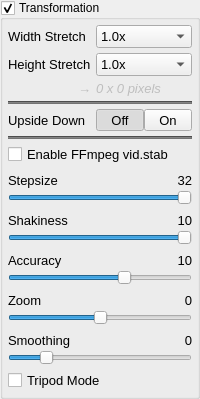
            <widget class="QGroupBox" name="groupBoxTransformation">
             <property name="title">
              <string>Transformation</string>
             </property>
             <property name="checkable">
              <bool>true</bool>
             </property>
             <layout class="QGridLayout" name="gridLayout_20">
              <property name="leftMargin">
               <number>5</number>
              </property>
              <property name="topMargin">
               <number>5</number>
              </property>
              <property name="rightMargin">
               <number>5</number>
              </property>
              <property name="bottomMargin">
               <number>5</number>
              </property>
              <item row="0" column="0">
               <widget class="QFrame" name="frameAspectRatio">
                <layout class="QVBoxLayout" name="verticalLayout_7">
                 <property name="spacing">
                  <number>5</number>
                 </property>
                 <property name="leftMargin">
                  <number>0</number>
                 </property>
                 <property name="topMargin">
                  <number>0</number>
                 </property>
                 <property name="rightMargin">
                  <number>0</number>
                 </property>
                 <property name="bottomMargin">
                  <number>0</number>
                 </property>
                 <item>
                  <layout class="QGridLayout" name="gridLayout_21">
                   <item row="10" column="0" colspan="2">
                    <layout class="QGridLayout" name="gridLayout_54">
                     <property name="spacing">
                      <number>0</number>
                     </property>
                     <item row="1" column="0" colspan="3">
                      <widget class="NoScrollSlider" name="horizontalSliderVidstabShakiness">
                       <property name="sizePolicy">
                        <sizepolicy hsizetype="Expanding" vsizetype="Fixed">
                         <horstretch>0</horstretch>
                         <verstretch>0</verstretch>
                        </sizepolicy>
                       </property>
                       <property name="minimumSize">
                        <size>
                         <width>0</width>
                         <height>0</height>
                        </size>
                       </property>
                       <property name="maximumSize">
                        <size>
                         <width>16777215</width>
                         <height>16777215</height>
                        </size>
                       </property>
                       <property name="minimum">
                        <number>1</number>
                       </property>
                       <property name="maximum">
                        <number>10</number>
                       </property>
                       <property name="value">
                        <number>10</number>
                       </property>
                       <property name="orientation">
                        <enum>Qt::Orientation::Horizontal</enum>
                       </property>
                      </widget>
                     </item>
                     <item row="0" column="1">
                      <spacer name="horizontalSpacer_50">
                       <property name="orientation">
                        <enum>Qt::Orientation::Horizontal</enum>
                       </property>
                       <property name="sizeType">
                        <enum>QSizePolicy::Policy::Maximum</enum>
                       </property>
                       <property name="sizeHint" stdset="0">
                        <size>
                         <width>40</width>
                         <height>20</height>
                        </size>
                       </property>
                      </spacer>
                     </item>
                     <item row="0" column="0">
                      <widget class="QLabel" name="label_VidstabShakinessText">
                       <property name="font">
                        <font>
                         <pointsize>10</pointsize>
                        </font>
                       </property>
                       <property name="text">
                        <string>Shakiness</string>
                       </property>
                      </widget>
                     </item>
                     <item row="0" column="2">
                      <widget class="DoubleClickLabel" name="label_VidstabShakinessVal">
                       <property name="font">
                        <font>
                         <pointsize>10</pointsize>
                        </font>
                       </property>
                       <property name="contextMenuPolicy">
                        <enum>Qt::ContextMenuPolicy::CustomContextMenu</enum>
                       </property>
                       <property name="layoutDirection">
                        <enum>Qt::LayoutDirection::RightToLeft</enum>
                       </property>
                       <property name="text">
                        <string>10</string>
                       </property>
                       <property name="alignment">
                        <set>Qt::AlignmentFlag::AlignRight|Qt::AlignmentFlag::AlignTrailing|Qt::AlignmentFlag::AlignVCenter</set>
                       </property>
                      </widget>
                     </item>
                    </layout>
                   </item>
                   <item row="1" column="0">
                    <widget class="QLabel" name="label_7">
                     <property name="sizePolicy">
                      <sizepolicy hsizetype="Fixed" vsizetype="Preferred">
                       <horstretch>0</horstretch>
                       <verstretch>0</verstretch>
                      </sizepolicy>
                     </property>
                     <property name="font">
                      <font>
                       <pointsize>10</pointsize>
                      </font>
                     </property>
                     <property name="text">
                      <string>Height Stretch</string>
                     </property>
                    </widget>
                   </item>
                   <item row="2" column="0">
                    <widget class="QLabel" name="label_33">
                     <property name="enabled">
                      <bool>false</bool>
                     </property>
                     <property name="font">
                      <font>
                       <pointsize>10</pointsize>
                      </font>
                     </property>
                     <property name="text">
                      <string>→</string>
                     </property>
                     <property name="alignment">
                      <set>Qt::AlignmentFlag::AlignRight|Qt::AlignmentFlag::AlignTrailing|Qt::AlignmentFlag::AlignVCenter</set>
                     </property>
                    </widget>
                   </item>
                   <item row="9" column="0" colspan="2">
                    <layout class="QGridLayout" name="gridLayout_53">
                     <property name="spacing">
                      <number>0</number>
                     </property>
                     <item row="0" column="2">
                      <widget class="DoubleClickLabel" name="label_VidstabStepsizeVal">
                       <property name="font">
                        <font>
                         <pointsize>10</pointsize>
                        </font>
                       </property>
                       <property name="contextMenuPolicy">
                        <enum>Qt::ContextMenuPolicy::CustomContextMenu</enum>
                       </property>
                       <property name="layoutDirection">
                        <enum>Qt::LayoutDirection::RightToLeft</enum>
                       </property>
                       <property name="text">
                        <string>32</string>
                       </property>
                       <property name="alignment">
                        <set>Qt::AlignmentFlag::AlignRight|Qt::AlignmentFlag::AlignTrailing|Qt::AlignmentFlag::AlignVCenter</set>
                       </property>
                      </widget>
                     </item>
                     <item row="1" column="0" colspan="3">
                      <widget class="NoScrollSlider" name="horizontalSliderVidstabStepsize">
                       <property name="sizePolicy">
                        <sizepolicy hsizetype="Expanding" vsizetype="Fixed">
                         <horstretch>0</horstretch>
                         <verstretch>0</verstretch>
                        </sizepolicy>
                       </property>
                       <property name="minimumSize">
                        <size>
                         <width>0</width>
                         <height>0</height>
                        </size>
                       </property>
                       <property name="maximumSize">
                        <size>
                         <width>16777215</width>
                         <height>16777215</height>
                        </size>
                       </property>
                       <property name="minimum">
                        <number>1</number>
                       </property>
                       <property name="maximum">
                        <number>32</number>
                       </property>
                       <property name="value">
                        <number>32</number>
                       </property>
                       <property name="orientation">
                        <enum>Qt::Orientation::Horizontal</enum>
                       </property>
                      </widget>
                     </item>
                     <item row="0" column="1">
                      <spacer name="horizontalSpacer_49">
                       <property name="orientation">
                        <enum>Qt::Orientation::Horizontal</enum>
                       </property>
                       <property name="sizeType">
                        <enum>QSizePolicy::Policy::Maximum</enum>
                       </property>
                       <property name="sizeHint" stdset="0">
                        <size>
                         <width>40</width>
                         <height>20</height>
                        </size>
                       </property>
                      </spacer>
                     </item>
                     <item row="0" column="0">
                      <widget class="QLabel" name="label_VidstabStepsizeText">
                       <property name="font">
                        <font>
                         <pointsize>10</pointsize>
                        </font>
                       </property>
                       <property name="text">
                        <string>Stepsize</string>
                       </property>
                      </widget>
                     </item>
                    </layout>
                   </item>
                   <item row="0" column="1">
                    <widget class="NoScrollComboBox" name="comboBoxHStretch">
                     <property name="sizePolicy">
                      <sizepolicy hsizetype="Ignored" vsizetype="Fixed">
                       <horstretch>0</horstretch>
                       <verstretch>0</verstretch>
                      </sizepolicy>
                     </property>
                     <property name="font">
                      <font>
                       <pointsize>10</pointsize>
                      </font>
                     </property>
                     <item>
                      <property name="text">
                       <string>1.0x</string>
                      </property>
                     </item>
                     <item>
                      <property name="text">
                       <string>1.33x</string>
                      </property>
                     </item>
                     <item>
                      <property name="text">
                       <string>1.5x</string>
                      </property>
                     </item>
                     <item>
                      <property name="text">
                       <string>1.67x</string>
                      </property>
                     </item>
                     <item>
                      <property name="text">
                       <string>1.75x</string>
                      </property>
                     </item>
                     <item>
                      <property name="text">
                       <string>1.8x</string>
                      </property>
                     </item>
                     <item>
                      <property name="text">
                       <string>2.0x</string>
                      </property>
                     </item>
                    </widget>
                   </item>
                   <item row="13" column="0" colspan="2">
                    <layout class="QGridLayout" name="gridLayout_57">
                     <property name="spacing">
                      <number>0</number>
                     </property>
                     <item row="0" column="0">
                      <widget class="QLabel" name="label_VidstabSmoothingText">
                       <property name="font">
                        <font>
                         <pointsize>10</pointsize>
                        </font>
                       </property>
                       <property name="text">
                        <string>Smoothing</string>
                       </property>
                      </widget>
                     </item>
                     <item row="1" column="0" colspan="3">
                      <widget class="NoScrollSlider" name="horizontalSliderVidstabSmoothing">
                       <property name="sizePolicy">
                        <sizepolicy hsizetype="Expanding" vsizetype="Fixed">
                         <horstretch>0</horstretch>
                         <verstretch>0</verstretch>
                        </sizepolicy>
                       </property>
                       <property name="minimumSize">
                        <size>
                         <width>0</width>
                         <height>0</height>
                        </size>
                       </property>
                       <property name="maximumSize">
                        <size>
                         <width>16777215</width>
                         <height>16777215</height>
                        </size>
                       </property>
                       <property name="minimum">
                        <number>1</number>
                       </property>
                       <property name="maximum">
                        <number>50</number>
                       </property>
                       <property name="value">
                        <number>10</number>
                       </property>
                       <property name="orientation">
                        <enum>Qt::Orientation::Horizontal</enum>
                       </property>
                      </widget>
                     </item>
                     <item row="0" column="1">
                      <spacer name="horizontalSpacer_53">
                       <property name="orientation">
                        <enum>Qt::Orientation::Horizontal</enum>
                       </property>
                       <property name="sizeType">
                        <enum>QSizePolicy::Policy::Maximum</enum>
                       </property>
                       <property name="sizeHint" stdset="0">
                        <size>
                         <width>40</width>
                         <height>20</height>
                        </size>
                       </property>
                      </spacer>
                     </item>
                     <item row="0" column="2">
                      <widget class="DoubleClickLabel" name="label_VidstabSmoothingVal">
                       <property name="font">
                        <font>
                         <pointsize>10</pointsize>
                        </font>
                       </property>
                       <property name="contextMenuPolicy">
                        <enum>Qt::ContextMenuPolicy::CustomContextMenu</enum>
                       </property>
                       <property name="layoutDirection">
                        <enum>Qt::LayoutDirection::RightToLeft</enum>
                       </property>
                       <property name="text">
                        <string>0</string>
                       </property>
                       <property name="alignment">
                        <set>Qt::AlignmentFlag::AlignRight|Qt::AlignmentFlag::AlignTrailing|Qt::AlignmentFlag::AlignVCenter</set>
                       </property>
                      </widget>
                     </item>
                    </layout>
                   </item>
                   <item row="0" column="0">
                    <widget class="QLabel" name="label_8">
                     <property name="font">
                      <font>
                       <pointsize>10</pointsize>
                      </font>
                     </property>
                     <property name="text">
                      <string>Width Stretch</string>
                     </property>
                    </widget>
                   </item>
                   <item row="11" column="0" colspan="2">
                    <layout class="QGridLayout" name="gridLayout_55">
                     <property name="spacing">
                      <number>0</number>
                     </property>
                     <item row="0" column="2">
                      <widget class="DoubleClickLabel" name="label_VidstabAccuracyVal">
                       <property name="font">
                        <font>
                         <pointsize>10</pointsize>
                        </font>
                       </property>
                       <property name="contextMenuPolicy">
                        <enum>Qt::ContextMenuPolicy::CustomContextMenu</enum>
                       </property>
                       <property name="layoutDirection">
                        <enum>Qt::LayoutDirection::RightToLeft</enum>
                       </property>
                       <property name="text">
                        <string>10</string>
                       </property>
                       <property name="alignment">
                        <set>Qt::AlignmentFlag::AlignRight|Qt::AlignmentFlag::AlignTrailing|Qt::AlignmentFlag::AlignVCenter</set>
                       </property>
                      </widget>
                     </item>
                     <item row="1" column="0" colspan="3">
                      <widget class="NoScrollSlider" name="horizontalSliderVidstabAccuracy">
                       <property name="sizePolicy">
                        <sizepolicy hsizetype="Expanding" vsizetype="Fixed">
                         <horstretch>0</horstretch>
                         <verstretch>0</verstretch>
                        </sizepolicy>
                       </property>
                       <property name="minimumSize">
                        <size>
                         <width>0</width>
                         <height>0</height>
                        </size>
                       </property>
                       <property name="maximumSize">
                        <size>
                         <width>16777215</width>
                         <height>16777215</height>
                        </size>
                       </property>
                       <property name="minimum">
                        <number>1</number>
                       </property>
                       <property name="maximum">
                        <number>15</number>
                       </property>
                       <property name="value">
                        <number>10</number>
                       </property>
                       <property name="orientation">
                        <enum>Qt::Orientation::Horizontal</enum>
                       </property>
                      </widget>
                     </item>
                     <item row="0" column="1">
                      <spacer name="horizontalSpacer_51">
                       <property name="orientation">
                        <enum>Qt::Orientation::Horizontal</enum>
                       </property>
                       <property name="sizeType">
                        <enum>QSizePolicy::Policy::Maximum</enum>
                       </property>
                       <property name="sizeHint" stdset="0">
                        <size>
                         <width>40</width>
                         <height>20</height>
                        </size>
                       </property>
                      </spacer>
                     </item>
                     <item row="0" column="0">
                      <widget class="QLabel" name="label_VidstabAccuracyText">
                       <property name="font">
                        <font>
                         <pointsize>10</pointsize>
                        </font>
                       </property>
                       <property name="text">
                        <string>Accuracy</string>
                       </property>
                      </widget>
                     </item>
                    </layout>
                   </item>
                   <item row="4" column="0" colspan="2">
                    <widget class="Line" name="line_12">
                     <property name="styleSheet">
                      <string notr="true">background-color: rgb(115, 115, 115);</string>
                     </property>
                     <property name="orientation">
                      <enum>Qt::Orientation::Horizontal</enum>
                     </property>
                    </widget>
                   </item>
                   <item row="5" column="1">
                    <widget class="QFrame" name="toolButtonUpsideDown">
                     <layout class="QHBoxLayout" name="horizontalLayout_29">
                      <property name="spacing">
                       <number>0</number>
                      </property>
                      <property name="leftMargin">
                       <number>0</number>
                      </property>
                      <property name="topMargin">
                       <number>0</number>
                      </property>
                      <property name="rightMargin">
                       <number>0</number>
                      </property>
                      <property name="bottomMargin">
                       <number>0</number>
                      </property>
                      <item>
                       <widget class="ColorToolButton" name="toolButtonUpsideDownOff">
                        <property name="sizePolicy">
                         <sizepolicy hsizetype="Preferred" vsizetype="Fixed">
                          <horstretch>0</horstretch>
                          <verstretch>0</verstretch>
                         </sizepolicy>
                        </property>
                        <property name="font">
                         <font>
                          <pointsize>10</pointsize>
                         </font>
                        </property>
                        <property name="text">
                         <string>Off</string>
                        </property>
                        <property name="checkable">
                         <bool>true</bool>
                        </property>
                        <property name="checked">
                         <bool>true</bool>
                        </property>
                        <property name="autoExclusive">
                         <bool>true</bool>
                        </property>
                       </widget>
                      </item>
                      <item>
                       <widget class="ColorToolButton" name="toolButtonUpsideDownOn">
                        <property name="sizePolicy">
                         <sizepolicy hsizetype="Preferred" vsizetype="Fixed">
                          <horstretch>0</horstretch>
                          <verstretch>0</verstretch>
                         </sizepolicy>
                        </property>
                        <property name="font">
                         <font>
                          <pointsize>10</pointsize>
                         </font>
                        </property>
                        <property name="text">
                         <string>On</string>
                        </property>
                        <property name="checkable">
                         <bool>true</bool>
                        </property>
                        <property name="autoExclusive">
                         <bool>true</bool>
                        </property>
                       </widget>
                      </item>
                     </layout>
                    </widget>
                   </item>
                   <item row="7" column="0" rowspan="2" colspan="2">
                    <widget class="QCheckBox" name="checkBoxVidstabEnable">
                     <property name="font">
                      <font>
                       <pointsize>10</pointsize>
                      </font>
                     </property>
                     <property name="toolTip">
                      <string>Visible only after ffmpeg H.264 export!</string>
                     </property>
                     <property name="text">
                      <string>Enable FFmpeg vid.stab</string>
                     </property>
                    </widget>
                   </item>
                   <item row="1" column="1">
                    <widget class="NoScrollComboBox" name="comboBoxVStretch">
                     <property name="sizePolicy">
                      <sizepolicy hsizetype="Ignored" vsizetype="Fixed">
                       <horstretch>0</horstretch>
                       <verstretch>0</verstretch>
                      </sizepolicy>
                     </property>
                     <property name="font">
                      <font>
                       <pointsize>10</pointsize>
                      </font>
                     </property>
                     <property name="layoutDirection">
                      <enum>Qt::LayoutDirection::LeftToRight</enum>
                     </property>
                     <property name="sizeAdjustPolicy">
                      <enum>QComboBox::SizeAdjustPolicy::AdjustToContentsOnFirstShow</enum>
                     </property>
                     <item>
                      <property name="text">
                       <string>1.0x</string>
                      </property>
                     </item>
                     <item>
                      <property name="text">
                       <string>1.67x</string>
                      </property>
                     </item>
                     <item>
                      <property name="text">
                       <string>3.0x</string>
                      </property>
                     </item>
                     <item>
                      <property name="text">
                       <string>0.33x</string>
                      </property>
                     </item>
                    </widget>
                   </item>
                   <item row="5" column="0">
                    <widget class="QLabel" name="UpsideDownLabel">
                     <property name="font">
                      <font>
                       <pointsize>10</pointsize>
                      </font>
                     </property>
                     <property name="text">
                      <string>Upside Down</string>
                     </property>
                    </widget>
                   </item>
                   <item row="2" column="1">
                    <widget class="QLabel" name="label_resResolution">
                     <property name="enabled">
                      <bool>false</bool>
                     </property>
                     <property name="font">
                      <font>
                       <pointsize>10</pointsize>
                       <italic>true</italic>
                      </font>
                     </property>
                     <property name="text">
                      <string>0 x 0 pixels</string>
                     </property>
                    </widget>
                   </item>
                   <item row="12" column="0" colspan="2">
                    <layout class="QGridLayout" name="gridLayout_56">
                     <property name="spacing">
                      <number>0</number>
                     </property>
                     <item row="0" column="2">
                      <widget class="DoubleClickLabel" name="label_VidstabZoomVal">
                       <property name="font">
                        <font>
                         <pointsize>10</pointsize>
                        </font>
                       </property>
                       <property name="contextMenuPolicy">
                        <enum>Qt::ContextMenuPolicy::CustomContextMenu</enum>
                       </property>
                       <property name="layoutDirection">
                        <enum>Qt::LayoutDirection::RightToLeft</enum>
                       </property>
                       <property name="text">
                        <string>0</string>
                       </property>
                       <property name="alignment">
                        <set>Qt::AlignmentFlag::AlignRight|Qt::AlignmentFlag::AlignTrailing|Qt::AlignmentFlag::AlignVCenter</set>
                       </property>
                      </widget>
                     </item>
                     <item row="1" column="0" colspan="3">
                      <widget class="NoScrollSlider" name="horizontalSliderVidstabZoom">
                       <property name="sizePolicy">
                        <sizepolicy hsizetype="Expanding" vsizetype="Fixed">
                         <horstretch>0</horstretch>
                         <verstretch>0</verstretch>
                        </sizepolicy>
                       </property>
                       <property name="minimumSize">
                        <size>
                         <width>0</width>
                         <height>0</height>
                        </size>
                       </property>
                       <property name="maximumSize">
                        <size>
                         <width>16777215</width>
                         <height>16777215</height>
                        </size>
                       </property>
                       <property name="minimum">
                        <number>-10</number>
                       </property>
                       <property name="maximum">
                        <number>10</number>
                       </property>
                       <property name="value">
                        <number>0</number>
                       </property>
                       <property name="orientation">
                        <enum>Qt::Orientation::Horizontal</enum>
                       </property>
                      </widget>
                     </item>
                     <item row="0" column="1">
                      <spacer name="horizontalSpacer_52">
                       <property name="orientation">
                        <enum>Qt::Orientation::Horizontal</enum>
                       </property>
                       <property name="sizeType">
                        <enum>QSizePolicy::Policy::Maximum</enum>
                       </property>
                       <property name="sizeHint" stdset="0">
                        <size>
                         <width>40</width>
                         <height>20</height>
                        </size>
                       </property>
                      </spacer>
                     </item>
                     <item row="0" column="0">
                      <widget class="QLabel" name="label_VidstabZoomText">
                       <property name="font">
                        <font>
                         <pointsize>10</pointsize>
                        </font>
                       </property>
                       <property name="text">
                        <string>Zoom</string>
                       </property>
                      </widget>
                     </item>
                    </layout>
                   </item>
                   <item row="6" column="0" colspan="2">
                    <widget class="Line" name="line_25">
                     <property name="styleSheet">
                      <string notr="true">background-color: rgb(115, 115, 115);</string>
                     </property>
                     <property name="orientation">
                      <enum>Qt::Orientation::Horizontal</enum>
                     </property>
                    </widget>
                   </item>
                   <item row="14" column="0" colspan="2">
                    <widget class="QCheckBox" name="checkBoxVidstabTripod">
                     <property name="font">
                      <font>
                       <pointsize>10</pointsize>
                      </font>
                     </property>
                     <property name="text">
                      <string>Tripod Mode</string>
                     </property>
                    </widget>
                   </item>
                  </layout>
                 </item>
                </layout>
               </widget>
              </item>
             </layout>
            </widget>
